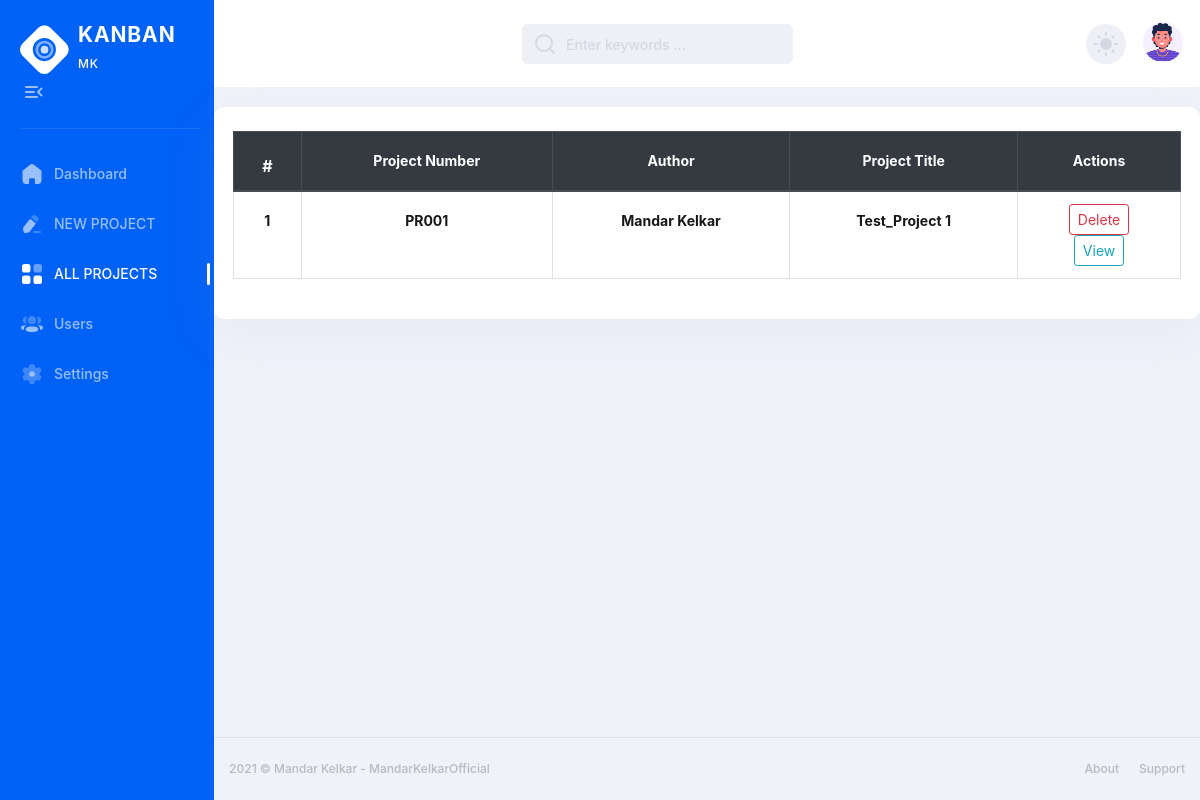
/all_project, run on an earlier commit of the app's database.
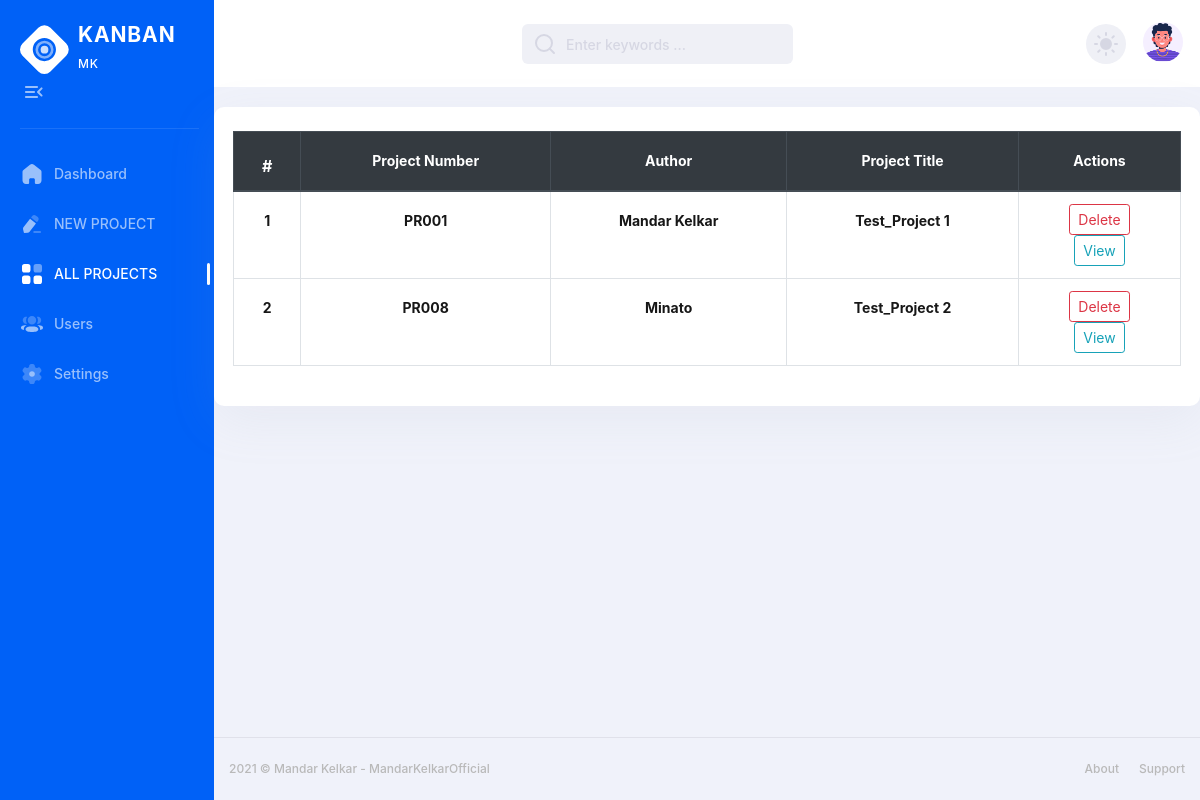
And on a later commit of the database.
### app.py (models this page shows)
class NewProject(db.Model):
    id = db.Column(db.Integer, primary_key=True)
    project_name = db.Column(db.String(100), nullable=False)
    project_number = db.Column(db.String(50), unique=True, nullable=False)
    author_name = db.Column(db.String(100), nullable=False)
    tasks = db.relationship('Task', backref='project', lazy=True)

### app.py (the view)
@app.route('/all_project', methods=['GET', 'POST'])
def all_project():
    projects = NewProject.query.all()
    return render_template('all_projects.html', projects=projects)

### templates/all_projects.html
{% extends 'base.html' %} {% block allproject %}
active
{% endblock allproject %}
{% block main %}
<div class="container stat-cards-item mx-auto" style="max-width: 1200px;">
    <table class="table table-bordered">
        <thead class="thead-dark">
            <tr>
                <th scope="col" class="text-center">
                    <label class="form-check-label font-weight-bold">#</label>
                </th>
                <th scope="col" class="form-label font-weight-bold text-center">Project Number</th>
                <th scope="col" class="form-label font-weight-bold text-center">Author</th>
                <th scope="col" class="form-label font-weight-bold text-center">Project Title</th>
                <th scope="col" class="form-label font-weight-bold text-center">Actions</th>
            </tr>
        </thead>
        <tbody>
            {% for project in projects %}
            <tr>
                <td class="text-center">
                    <label class="form-label font-weight-bold text-center">{{ loop.index }}</label>
                </td>
                <td class="form-label font-weight-bold text-center">{{ project.project_number }}</td>
                <td class="form-label font-weight-bold text-center">{{ project.author_name }}</td>
                <td class="form-label font-weight-bold text-center">{{ project.project_name }}</td>
                <td class="text-center">
                    <form action="{{ url_for('delete_project', project_id=project.id) }}" method="POST">
                        <button type="submit" class="btn btn-outline-danger btn-sm">Delete</button>
                    </form>
                    <form action="{{ url_for('kanban', project_number=project.project_number) }}" method="POST">
                        <button type="submit" class="btn btn-outline-info btn-sm">View</button>
                    </form>
                </td>
            </tr>
            {% endfor %}
        </tbody>
    </table>
</div>
{% endblock main %}

What changed in the data, as far as the page shows it:
added NewProject: project_number "PR008", author_name "Minato", project_name "Test_Project 2"
